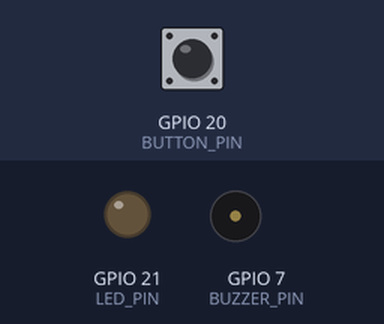
A sketch run on a simulated Seeed XIAO ESP32-C3. Parts: output pins drawn as LEDs (lit = HIGH), buzzer (waves = sounding, pin HIGH). The test bench sets the inputs (shaded band); at power-on: GPIO 20 (BUTTON_PIN) LOW. WiFi joins after 1.5 s; servers stay silent unless stated; what the sketch prints to the serial monitor is not drawn.

Above: at 2.7 s.
2.8 s: GPIO 20 (BUTTON_PIN) pulled HIGH for 0.15 s
At 2.92 s:
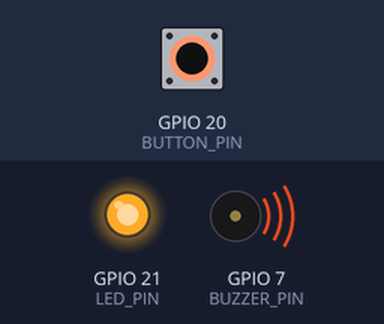
4.5 s: GPIO 20 (BUTTON_PIN) pulled HIGH for 3.2 s
At 8.7 s:
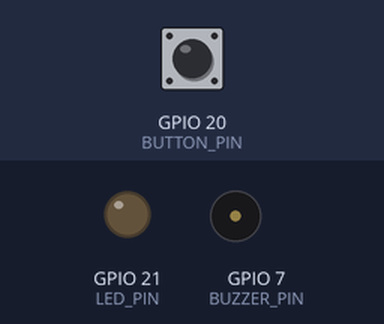
Timing chart, 0 to 10.2 s (numbered marks = the images above; inputs shaded):
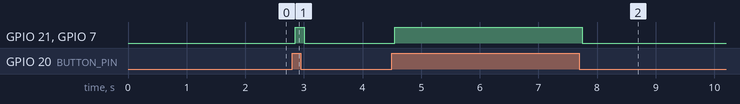

The sketch:

Prototype_Rev_6_feb21a.ino
```cpp
/*
  Sketch generated by the Arduino IoT Cloud Thing "Untitled"
  https://create.arduino.cc/cloud/things/434248af-2206-494e-9497-bf1177277d58

  Arduino IoT Cloud Variables description

  The following variables are automatically generated and updated when changes are made to the Thing
*/
#include "thingProperties.h"

void setup() {
  // Initialize serial and wait for port to open:
  Serial.begin(115200);
  // This delay gives the chance to wait for a Serial Monitor without blocking if none is found
  delay(1500);

  // Defined in thingProperties.h
  initProperties();

  // Connect to Arduino IoT Cloud
  ArduinoCloud.begin(ArduinoIoTPreferredConnection,false);

  /*
     The following function allows you to obtain more information
     related to the state of network and IoT Cloud connection and errors
     the higher number the more granular information youâ  ll get.
     The default is 0 (only errors).
     Maximum is 4
 */
  setDebugMessageLevel(2);
  ArduinoCloud.printDebugInfo();
}

void loop() {
  ArduinoCloud.update();
  Serial.print(millis());
  Serial.print(" ");
  //my name is samuel fry
  //my name is cameron
  Serial.println(current_state);
  // Your code here
  current_state = fsm(BUTTON_PIN, current_state);
  if ((current_state != past_state) && (current_state == UP || current_state == DOWN)){
    digitalWrite(BUZZER_PIN, current_state);
    digitalWrite(LED_PIN, current_state);
    Serial.println("Inside digital write");
    Serial.print(millis());
    Serial.print(" ");
    Serial.println(current_state);
    past_state = current_state;
  }
}
```

thingProperties.h
```cpp
// Code generated by Arduino IoT Cloud, DO NOT EDIT.

#include <ArduinoIoTCloud.h>
#include <Arduino_ConnectionHandler.h>

#define BUTTON_PIN 20
#define BUZZER_PIN 7
#define LED_PIN 21

typedef enum {UP=0, DOWN, PRESS, RELEASE} ButtonState;

ButtonState current_state = UP;
ButtonState past_state = UP;

volatile bool buttonChanged = false;

ButtonState fsm(int i_pin, ButtonState state_current);

const char DEVICE_LOGIN_NAME[]  = "3dabd68e-de6b-4b71-980b-18357ee4a025";

const char SSID[]               = "TP-LINK_AB76_5G";    // Network SSID (name)
const char PASS[]               = "21940521";    // Network password (use for WPA, or use as key for WEP)
const char DEVICE_KEY[]  = "7rD1tWsC8j8utoacE9w3S1alQ";    // Secret device password


void initProperties(){

  ArduinoCloud.setBoardId(DEVICE_LOGIN_NAME);
  ArduinoCloud.setSecretDeviceKey(DEVICE_KEY);
  pinMode(BUZZER_PIN, OUTPUT);
  pinMode(BUTTON_PIN, INPUT);
  pinMode(LED_PIN, OUTPUT);
  digitalWrite(BUZZER_PIN, LOW);
  digitalWrite(LED_PIN, LOW);

}

WiFiConnectionHandler ArduinoIoTPreferredConnection(SSID, PASS);

ButtonState fsm(int i_pin, ButtonState state_current){
  //Look for button press
  const static unsigned long debounce_t = 50;
  static unsigned long last_bounce = millis();
  bool reading = digitalRead(i_pin);
  static bool last_reading = LOW;
  // Guard rails on button press
  if (reading!=last_reading) {
    last_bounce = millis();
  }

  if (millis() - last_bounce >= debounce_t){
    switch(state_current){
      case UP:
        if (reading == DOWN) {state_current = PRESS;}
        break;
      case DOWN:
        if (reading == UP) {state_current = RELEASE;}
        break;
      case PRESS:
        state_current = DOWN;
        break;
      case RELEASE:
        state_current = UP;
        break;
    }
  }
  last_reading = reading;
  return state_current;
}

void onButtonControlChange()  {
  // Add your code here to act upon BuzzerControl change
  digitalWrite(BUZZER_PIN, HIGH); // Turn on buzzer
  digitalWrite(LED_PIN, HIGH);
  delay(500); // Pause for a second
  digitalWrite(BUZZER_PIN, LOW); // Turn off buzzer
  digitalWrite(LED_PIN,LOW);
  delay(250); // Pause for a second
  digitalWrite(BUZZER_PIN, HIGH); // Turn ON buzzer
  digitalWrite(LED_PIN, HIGH);
  delay(500); // Pause for a second
  digitalWrite(BUZZER_PIN, LOW); // Turn off buzzer
  digitalWrite(LED_PIN,LOW);

}
```

Measured:
- after the input at 2.8 s, GPIO 21 (LED_PIN), GPIO 7 (BUZZER_PIN): LOW → HIGH after 0.05 s, → LOW 0.15 s later
- after the input at 4.5 s, GPIO 21 (LED_PIN), GPIO 7 (BUZZER_PIN): LOW → HIGH after 0.05 s, → LOW 3.2 s later
